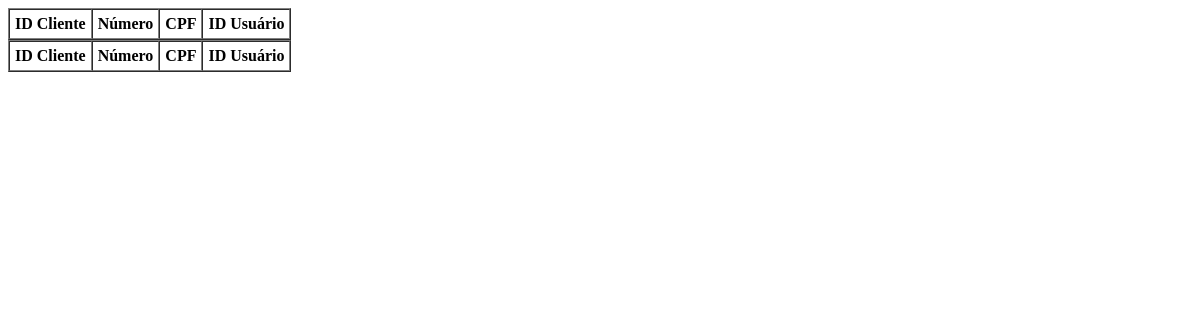
Before: /listacliente.php with the older database file.
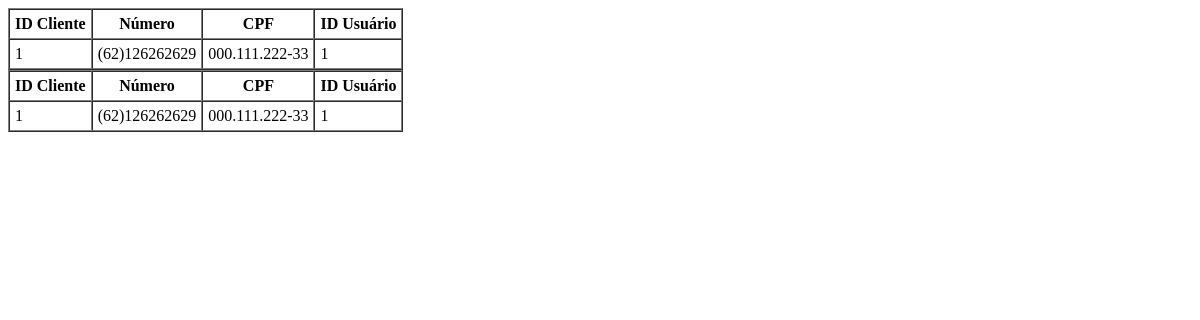
After: the same page with the newer database file.
### tables this page shows
CREATE TABLE IF NOT EXISTS `tb_cliente` (
  `id_cliente` INT NOT NULL AUTO_INCREMENT,
  `numero` VARCHAR(17) NOT NULL,
  `cpf` VARCHAR(14) NOT NULL,
  `tb_id_usuario` INT NOT NULL,
  PRIMARY KEY (`id_cliente`),
  UNIQUE INDEX `cpf_UNIQUE` (`cpf` ASC) VISIBLE,
  INDEX `fk_tb_cliente_tb_usuario1_idx` (`tb_id_usuario` ASC) VISIBLE,
  CONSTRAINT `fk_tb_cliente_tb_usuario1`
    FOREIGN KEY (`tb_id_usuario`)
    REFERENCES `tb_usuario` (`id_usuario`)
    ON DELETE NO ACTION
    ON UPDATE NO ACTION);

### public/controle/func.php (called while the page is built, shortened)
<?php
function listarCliente($conexao ) {
    $sql = "SELECT * FROM tb_cliente";
    $comando = mysqli_prepare($conexao, $sql);
    mysqli_stmt_execute($comando);
    $resultado = mysqli_stmt_get_result($comando);
    $lista_clientes = [];
    while ($cliente = mysqli_fetch_assoc($resultado)) {
        $lista_clientes[] = $cliente;
    }
    return $lista_clientes;
};
?>

### public/listacliente.php (the view, shortened to what this page needs)
<?php
require_once './controle/conexao.php';
require_once './controle/func.php';
?>
<!DOCTYPE html>
<html lang="pt-BR">
<head>
</head>
<body>
<?php
$cliente = listarCliente($conexao);
echo "<table border='1' cellpadding='5' cellspacing='0'>";
echo "<tr>
        <th>ID Cliente</th>
        <th>Número</th>
        <th>CPF</th>
        <th>ID Usuário</th>
      </tr>";
foreach($cliente as $cli){
    echo "<tr>";
    echo "<td>".$cli['id_cliente']."</td>";
    echo "<td>".$cli['numero']."</td>";
    echo "<td>".$cli['cpf']."</td>";
    echo "<td>".$cli['tb_id_usuario']."</td>";
    echo "</tr>";
}
echo "</table>";
?>
</body>
</html>
<?php
require_once './controle/conexao.php';
require_once './controle/func.php';
?>
<!DOCTYPE html>
<html lang="pt-BR">
<head>
</head>
<body>
<?php
$clientes = listarCliente($conexao);
echo "<table border='1' cellpadding='5' cellspacing='0'>";
echo "<tr>
        <th>ID Cliente</th>
        <th>Número</th>
        <th>CPF</th>
        <th>ID Usuário</th>
      </tr>";
foreach($clientes as $cli){
    echo "<tr>";
    echo "<td>".$cli['id_cliente']."</td>";
    echo "<td>".$cli['numero']."</td>";
    echo "<td>".$cli['cpf']."</td>";
    echo "<td>".$cli['tb_id_usuario']."</td>";
    echo "</tr>";
}
echo "</table>";
?>
</body>
</html>

Changed rows visible on the page:
added tb_cliente: id_cliente "1", numero "(62)126262629", cpf "000.111.222-33", tb_id_usuario "1"
